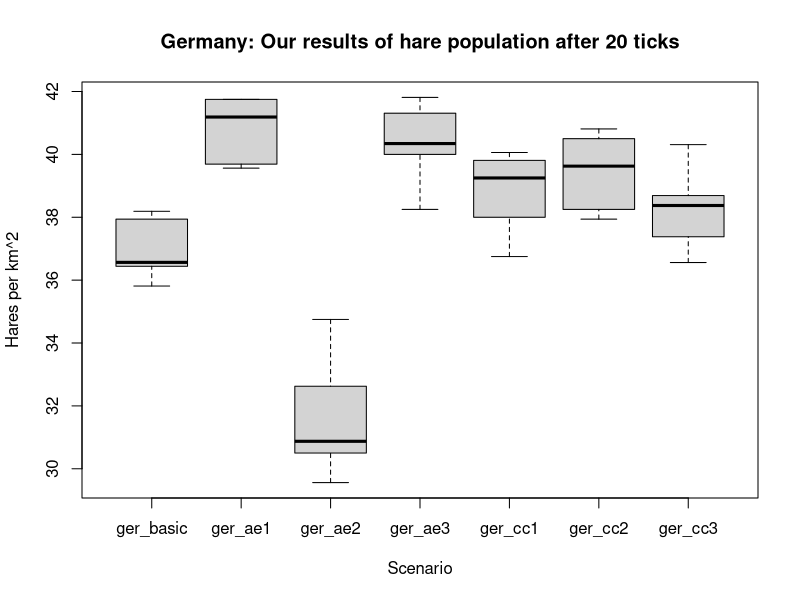

Write R code to recreate this figure. (Note: this script raises an error after producing the figure.)
ger_basic = c(36.44, 37.94, 35.8125, 36.5, 36.63, 38.19)
ger_ae1 = c(41.5, 39.69, 39.5625, 40.875, 41.75, 41.75)
ger_ae2 = c(30.5,29.56,30.9375,32.625,34.75,30.81)
ger_ae3 = c(40.56,38.25,41.8125,40,40.13,41.31)
ger_cc1 = c(38,36.75,39.6875,38.8125,39.81,40.06)
ger_cc2 = c(37.94,38.94,40.5,40.3125,38.25,40.81)
ger_cc3 = c(38.69,36.56,38.25,38.5,37.38,40.31)

muensterland_basic = c()
muensterland_ae1 = c()
muensterland_ae2 = c()
muensterland_ae3 = c()
muensterland_cc1 = c()
muensterland_cc2 = c()
muensterland_cc3 = c() # todo

ger = c(ger_basic, ger_ae1, ger_ae2, ger_ae3, ger_cc1, ger_cc2, ger_cc3)
ger_labels = c("ger_basic", "ger_ae1", "ger_ae2", "ger_ae3", "ger_cc1", "ger_cc2", "ger_cc3")
muensterland = c(muensterland_basic, muensterland_ae1, muensterland_ae2, 
                 muensterland_ae3, muensterland_cc1, muensterland_cc2, muensterland_cc3)
muensterland_labels = c("muensterland_basic", "muensterland_ae1", "muensterland_ae2",
                        "muensterland_ae3", "muensterland_cc1", "muensterland_cc2",
                        "muensterland_cc3")

boxplot(ger_basic, ger_ae1, ger_ae2, ger_ae3, ger_cc1, ger_cc2, ger_cc3, 
        main="Germany: Our results of hare population after 20 ticks",
        names=ger_labels, xlab="Scenario", ylab="Hares per km^2")

boxplot(muensterland_basic, muensterland_ae1, muensterland_ae2, muensterland_ae3,
        muensterland_cc1, muensterland_cc2, muensterland_cc3, 
        main="Muensterland: Our results of hare population after 20 ticks",
        names=muensterland_labels, xlab="Scenario", ylab="Hares per km^2")

paper_means = c(8.2, 12.7, 6.9, 12.8, 9.1, 10.3, 12.5)

own_means = c(mean(ger_basic), mean(ger_ae1), mean(ger_ae2), mean(ger_ae3),
              mean(ger_cc1), mean(ger_cc2), mean(ger_cc3))
indexes_own_means = own_means / own_means[1]
indexes_paper_means = paper_means / paper_means[1]
plot(indexes_paper_means, main="Relativ change of hare population", col="blue",
     ylab="Relative change (1.0 = basic scenario)", xlab="Scenario",type="l",
     ylim = c(0.8,2), xaxt = "n")
axis(1, at=1:length(ger_labels), labels=ger_labels)
lines(indexes_own_means, col="green")
legend(1,2,legend=c("Paper results", "Our results"), col=c("blue", "green"), lty=1, cex=0.8)


